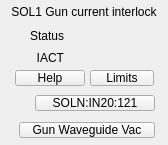
  <widget class="PyDMFrame" name="PyDMFrame_4">
   <property name="geometry">
    <rect>
     <x>150</x>
     <y>330</y>
     <width>168</width>
     <height>145</height>
    </rect>
   </property>
   <property name="toolTip">
    <string/>
   </property>
   <property name="alarmSensitiveBorder" stdset="0">
    <bool>true</bool>
   </property>
   <property name="channel" stdset="0">
    <string>MPS:IN20:121:PERMSUM</string>
   </property>
   <property name="disableOnDisconnect" stdset="0">
    <bool>true</bool>
   </property>
   <widget class="QLabel" name="label_11">
    <property name="geometry">
     <rect>
      <x>0</x>
      <y>0</y>
      <width>168</width>
      <height>24</height>
     </rect>
    </property>
    <property name="styleSheet">
     <string notr="true">background-color: rgba(255, 255, 255, 0);</string>
    </property>
    <property name="text">
     <string>SOL1 Gun current interlock</string>
    </property>
    <property name="alignment">
     <set>Qt::AlignCenter</set>
    </property>
   </widget>
   <widget class="QLabel" name="label_12">
    <property name="geometry">
     <rect>
      <x>0</x>
      <y>28</y>
      <width>64</width>
      <height>15</height>
     </rect>
    </property>
    <property name="text">
     <string>Status</string>
    </property>
    <property name="alignment">
     <set>Qt::AlignRight|Qt::AlignTrailing|Qt::AlignVCenter</set>
    </property>
   </widget>
   <widget class="QLabel" name="label_13">
    <property name="geometry">
     <rect>
      <x>0</x>
      <y>50</y>
      <width>64</width>
      <height>15</height>
     </rect>
    </property>
    <property name="text">
     <string>IACT</string>
    </property>
    <property name="alignment">
     <set>Qt::AlignRight|Qt::AlignTrailing|Qt::AlignVCenter</set>
    </property>
   </widget>
   <widget class="PyDMFrame" name="PyDMFrame_5">
    <property name="geometry">
     <rect>
      <x>31</x>
      <y>91</y>
      <width>128</width>
      <height>24</height>
     </rect>
    </property>
    <property name="toolTip">
     <string/>
    </property>
    <property name="alarmSensitiveBorder" stdset="0">
     <bool>true</bool>
    </property>
    <property name="channel" stdset="0">
     <string>SOLN:IN20:121:IACT</string>
    </property>
    <widget class="PyDMEDMDisplayButton" name="PyDMEDMDisplayButton_3">
     <property name="geometry">
      <rect>
       <x>4</x>
       <y>4</y>
       <width>120</width>
       <height>16</height>
      </rect>
     </property>
     <property name="toolTip">
      <string/>
     </property>
     <property name="text">
      <string>SOLN:IN20:121</string>
     </property>
     <property name="filenames" stdset="0">
      <stringlist>
       <string>mgnt_unit.edl</string>
      </stringlist>
     </property>
     <property name="showIcon" stdset="0">
      <bool>false</bool>
     </property>
     <property name="macros" stdset="0">
      <stringlist>
       <string>DEV=SOLN:IN20:121,LOCA=IN20,PDEV=PSC:IN20:MG04,DISP=mgnt_epsc,LDISP=mgnt_limits_aux</string>
      </stringlist>
     </property>
    </widget>
   </widget>
   <widget class="PyDMFrame" name="PyDMFrame_6">
    <property name="geometry">
     <rect>
      <x>15</x>
      <y>118</y>
      <width>144</width>
      <height>24</height>
     </rect>
    </property>
    <property name="toolTip">
     <string/>
    </property>
    <widget class="PyDMEDMDisplayButton" name="PyDMEDMDisplayButton_4">
     <property name="geometry">
      <rect>
       <x>4</x>
       <y>4</y>
       <width>136</width>
       <height>16</height>
      </rect>
     </property>
     <property name="toolTip">
      <string/>
     </property>
     <property name="text">
      <string>Gun Waveguide Vac</string>
     </property>
     <property name="filenames" stdset="0">
      <stringlist>
       <string>vac_in20_interlocks_206</string>
      </stringlist>
     </property>
     <property name="showIcon" stdset="0">
      <bool>false</bool>
     </property>
    </widget>
   </widget>
   <widget class="PyDMLabel" name="PyDMLabel_2">
    <property name="geometry">
     <rect>
      <x>75</x>
      <y>28</y>
      <width>80</width>
      <height>15</height>
     </rect>
    </property>
    <property name="toolTip">
     <string/>
    </property>
    <property name="alignment">
     <set>Qt::AlignCenter</set>
    </property>
    <property name="channel" stdset="0">
     <string>MPS:IN20:121:PERMSUM</string>
    </property>
   </widget>
   <widget class="PyDMLabel" name="PyDMLabel_3">
    <property name="geometry">
     <rect>
      <x>75</x>
      <y>50</y>
      <width>80</width>
      <height>15</height>
     </rect>
    </property>
    <property name="toolTip">
     <string/>
    </property>
    <property name="alignment">
     <set>Qt::AlignCenter</set>
    </property>
    <property name="precision" stdset="0">
     <number>2</number>
    </property>
    <property name="precisionFromPV" stdset="0">
     <bool>false</bool>
    </property>
    <property name="channel" stdset="0">
     <string>SOLN:IN20:121:IACT</string>
    </property>
    <property name="displayFormat" stdset="0">
     <enum>PyDMLabel::Exponential</enum>
    </property>
   </widget>
   <widget class="PyDMEDMDisplayButton" name="PyDMEDMDisplayButton_11">
    <property name="geometry">
     <rect>
      <x>15</x>
      <y>70</y>
      <width>70</width>
      <height>16</height>
     </rect>
    </property>
    <property name="toolTip">
     <string/>
    </property>
    <property name="text">
     <string>Help</string>
    </property>
    <property name="filenames" stdset="0">
     <stringlist>
      <string>mps_in20_sol1_help.edl</string>
     </stringlist>
    </property>
    <property name="showIcon" stdset="0">
     <bool>false</bool>
    </property>
   </widget>
   <widget class="PyDMEDMDisplayButton" name="PyDMEDMDisplayButton_12">
    <property name="geometry">
     <rect>
      <x>90</x>
      <y>70</y>
      <width>64</width>
      <height>16</height>
     </rect>
    </property>
    <property name="toolTip">
     <string/>
    </property>
    <property name="text">
     <string>Limits</string>
    </property>
    <property name="filenames" stdset="0">
     <stringlist>
      <string>mps_in20_sol1limits.edl</string>
     </stringlist>
    </property>
    <property name="showIcon" stdset="0">
     <bool>false</bool>
    </property>
   </widget>
  </widget>
